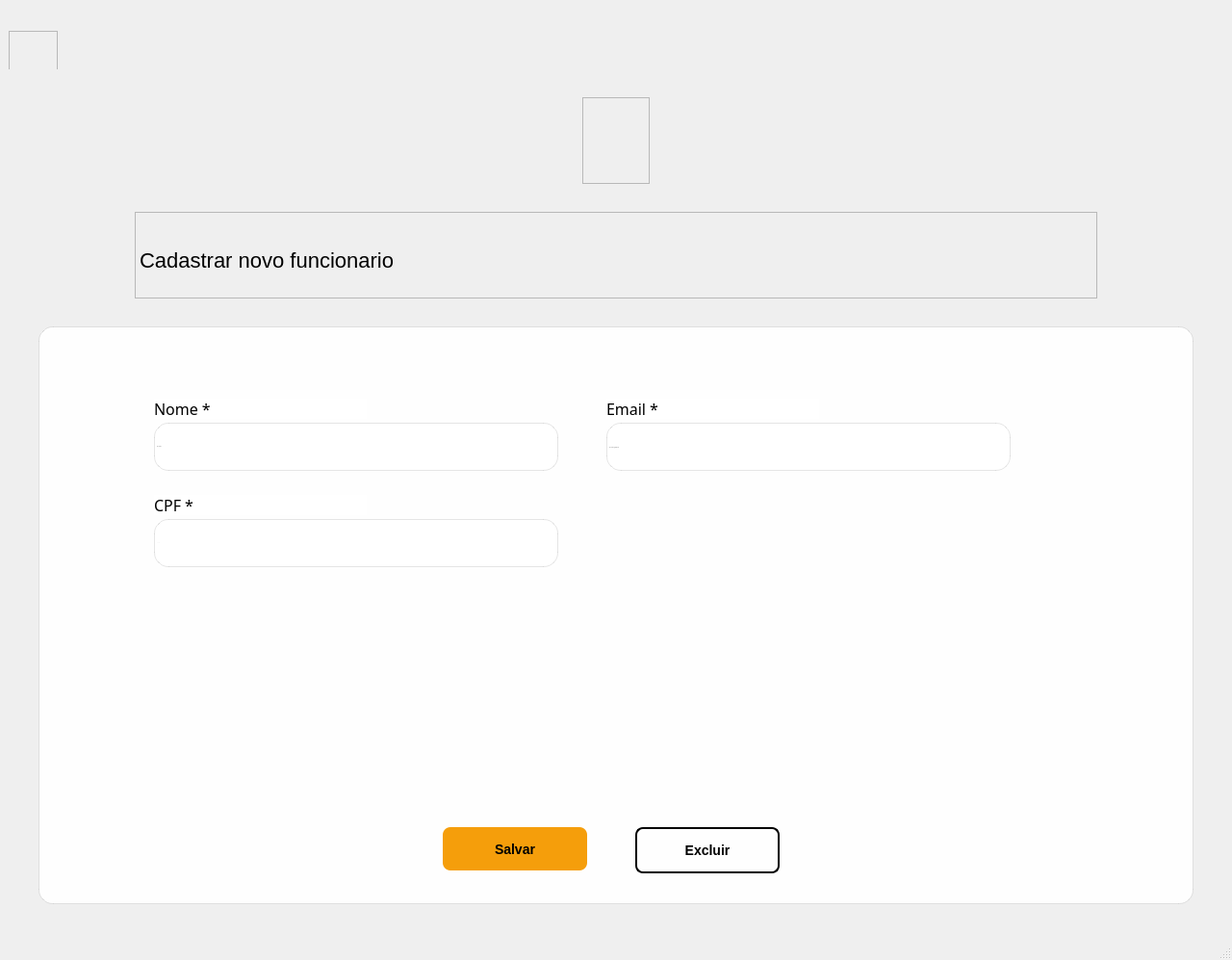
<?xml version="1.0" encoding="UTF-8"?>
<ui version="4.0">
 <class>MainWindow</class>
 <widget class="QMainWindow" name="MainWindow">
  <property name="geometry">
   <rect>
    <x>0</x>
    <y>0</y>
    <width>1280</width>
    <height>997</height>
   </rect>
  </property>
  <property name="windowTitle">
   <string>MainWindow</string>
  </property>
  <widget class="QWidget" name="centralwidget">
   <layout class="QVBoxLayout" name="verticalLayout">
    <item>
     <widget class="QWidget" name="widget" native="true">
      <property name="minimumSize">
       <size>
        <width>50</width>
        <height>40</height>
       </size>
      </property>
      <property name="maximumSize">
       <size>
        <width>16777215</width>
        <height>40</height>
       </size>
      </property>
      <widget class="QFrame" name="frame_3">
       <property name="geometry">
        <rect>
         <x>0</x>
         <y>0</y>
         <width>51</width>
         <height>41</height>
        </rect>
       </property>
       <property name="frameShape">
        <enum>QFrame::StyledPanel</enum>
       </property>
       <property name="frameShadow">
        <enum>QFrame::Raised</enum>
       </property>
       <widget class="QPushButton" name="pushButton_3">
        <property name="geometry">
         <rect>
          <x>0</x>
          <y>0</y>
          <width>51</width>
          <height>41</height>
         </rect>
        </property>
        <property name="cursor">
         <cursorShape>PointingHandCursor</cursorShape>
        </property>
        <property name="styleSheet">
         <string notr="true">QPushButton{
background: transparent;
border: none;
}</string>
        </property>
        <property name="text">
         <string/>
        </property>
        <property name="icon">
         <iconset>
          <normaloff>../imagem/icons/back.png</normaloff>../imagem/icons/back.png</iconset>
        </property>
        <property name="iconSize">
         <size>
          <width>32</width>
          <height>32</height>
         </size>
        </property>
        <property name="flat">
         <bool>false</bool>
        </property>
       </widget>
      </widget>
     </widget>
    </item>
    <item alignment="Qt::AlignHCenter">
     <widget class="QFrame" name="frame_4">
      <property name="minimumSize">
       <size>
        <width>70</width>
        <height>90</height>
       </size>
      </property>
      <property name="maximumSize">
       <size>
        <width>70</width>
        <height>90</height>
       </size>
      </property>
      <property name="frameShape">
       <enum>QFrame::StyledPanel</enum>
      </property>
      <property name="frameShadow">
       <enum>QFrame::Raised</enum>
      </property>
      <widget class="QLabel" name="label_3">
       <property name="geometry">
        <rect>
         <x>0</x>
         <y>0</y>
         <width>70</width>
         <height>90</height>
        </rect>
       </property>
       <property name="minimumSize">
        <size>
         <width>0</width>
         <height>0</height>
        </size>
       </property>
       <property name="maximumSize">
        <size>
         <width>1000</width>
         <height>1000</height>
        </size>
       </property>
       <property name="text">
        <string/>
       </property>
       <property name="pixmap">
        <pixmap>../imagem/MOTORMAX-LGO.png</pixmap>
       </property>
       <property name="scaledContents">
        <bool>true</bool>
       </property>
      </widget>
     </widget>
    </item>
    <item alignment="Qt::AlignHCenter">
     <widget class="QFrame" name="frame">
      <property name="minimumSize">
       <size>
        <width>1000</width>
        <height>90</height>
       </size>
      </property>
      <property name="maximumSize">
       <size>
        <width>400</width>
        <height>90</height>
       </size>
      </property>
      <property name="frameShape">
       <enum>QFrame::StyledPanel</enum>
      </property>
      <property name="frameShadow">
       <enum>QFrame::Raised</enum>
      </property>
      <widget class="QLabel" name="label">
       <property name="geometry">
        <rect>
         <x>0</x>
         <y>0</y>
         <width>890</width>
         <height>70</height>
        </rect>
       </property>
       <property name="minimumSize">
        <size>
         <width>890</width>
         <height>0</height>
        </size>
       </property>
       <property name="font">
        <font>
         <pointsize>1</pointsize>
         <weight>50</weight>
         <italic>false</italic>
         <bold>false</bold>
        </font>
       </property>
       <property name="styleSheet">
        <string notr="true">QLabel{
font-size: 22px;
margin-top: 30px;
font: plain;
}</string>
       </property>
       <property name="text">
        <string>Cadastrar novo funcionario</string>
       </property>
      </widget>
     </widget>
    </item>
    <item alignment="Qt::AlignHCenter">
     <widget class="QFrame" name="frame_2">
      <property name="minimumSize">
       <size>
        <width>1200</width>
        <height>600</height>
       </size>
      </property>
      <property name="maximumSize">
       <size>
        <width>1200</width>
        <height>600</height>
       </size>
      </property>
      <property name="styleSheet">
       <string notr="true">background-color: rgba(255, 255, 255, 240);
border-radius: 15px;
border: 1px solid rgba(0, 0, 0,0.1); </string>
      </property>
      <property name="frameShape">
       <enum>QFrame::Panel</enum>
      </property>
      <property name="frameShadow">
       <enum>QFrame::Raised</enum>
      </property>
      <widget class="QPushButton" name="pushButton">
       <property name="geometry">
        <rect>
         <x>420</x>
         <y>520</y>
         <width>150</width>
         <height>45</height>
        </rect>
       </property>
       <property name="font">
        <font>
         <pointsize>1</pointsize>
         <weight>75</weight>
         <bold>true</bold>
        </font>
       </property>
       <property name="cursor">
        <cursorShape>PointingHandCursor</cursorShape>
       </property>
       <property name="styleSheet">
        <string notr="true">QPushButton{
background-color: #f59e0b;
color: black;
border: none;
border-radius: 8px;
padding: 12px;
font-size: 14px;
font-weight: bold;
min-height: 20px;
}

QPushButton:hover{
background-color: #d97706;
}

QPushButton:pressed{
background-color: #b45309;
}

QPushButton:disabled{
background-color: #582503;
}</string>
       </property>
       <property name="text">
        <string>Salvar</string>
       </property>
      </widget>
      <widget class="QLabel" name="label_4">
       <property name="geometry">
        <rect>
         <x>120</x>
         <y>75</y>
         <width>221</width>
         <height>21</height>
        </rect>
       </property>
       <property name="font">
        <font>
         <family>Rockwell</family>
         <pointsize>12</pointsize>
         <kerning>true</kerning>
        </font>
       </property>
       <property name="styleSheet">
        <string notr="true">border: none;</string>
       </property>
       <property name="text">
        <string>Nome *</string>
       </property>
      </widget>
      <widget class="QPushButton" name="pushButton_2">
       <property name="geometry">
        <rect>
         <x>620</x>
         <y>520</y>
         <width>150</width>
         <height>48</height>
        </rect>
       </property>
       <property name="font">
        <font>
         <pointsize>1</pointsize>
         <weight>75</weight>
         <bold>true</bold>
        </font>
       </property>
       <property name="cursor">
        <cursorShape>PointingHandCursor</cursorShape>
       </property>
       <property name="styleSheet">
        <string notr="true">QPushButton{
background-color: transparent;
color: Black;
border: 2px solid;
border-radius: 8px;
padding: 12px;
font-size: 14px;
font-weight: bold;
min-height: 20px;
}

QPushButton:hover{
background-color: rgb(234, 227, 174);
}

QPushButton:Pressed{
background-color: rgb(210, 203, 150);
}</string>
       </property>
       <property name="text">
        <string>Excluir</string>
       </property>
      </widget>
      <widget class="QLineEdit" name="lineEdit_4">
       <property name="geometry">
        <rect>
         <x>590</x>
         <y>100</y>
         <width>420</width>
         <height>50</height>
        </rect>
       </property>
       <property name="font">
        <font>
         <pointsize>1</pointsize>
        </font>
       </property>
       <property name="styleSheet">
        <string notr="true">QLineEdit[echoMode=&quot;2&quot;], QLineEdit[echoMode=&quot;0&quot;] {
                border: 2px solid #e5e7eb;
                border-radius: 8px;
                padding: 12px;
                font-size: 14px;
                color: #374151;
            }
QLineEdit:focus{
border: 2px solid #7f8082;
}

QLineEdit:hover{
background-color: rgb(234, 236, 240);
}</string>
       </property>
       <property name="echoMode">
        <enum>QLineEdit::Normal</enum>
       </property>
       <property name="alignment">
        <set>Qt::AlignLeading|Qt::AlignLeft|Qt::AlignVCenter</set>
       </property>
       <property name="placeholderText">
        <string>Ex: Cleiton@gmail.com</string>
       </property>
       <property name="clearButtonEnabled">
        <bool>false</bool>
       </property>
      </widget>
      <widget class="QLabel" name="label_5">
       <property name="geometry">
        <rect>
         <x>120</x>
         <y>175</y>
         <width>221</width>
         <height>21</height>
        </rect>
       </property>
       <property name="font">
        <font>
         <family>Rockwell</family>
         <pointsize>12</pointsize>
         <kerning>true</kerning>
        </font>
       </property>
       <property name="styleSheet">
        <string notr="true">border: none;</string>
       </property>
       <property name="text">
        <string>CPF *</string>
       </property>
      </widget>
      <widget class="QLabel" name="label_7">
       <property name="geometry">
        <rect>
         <x>590</x>
         <y>75</y>
         <width>221</width>
         <height>21</height>
        </rect>
       </property>
       <property name="font">
        <font>
         <family>Rockwell</family>
         <pointsize>12</pointsize>
         <kerning>true</kerning>
        </font>
       </property>
       <property name="styleSheet">
        <string notr="true">border: none;</string>
       </property>
       <property name="text">
        <string>Email *</string>
       </property>
      </widget>
      <widget class="QLineEdit" name="lineEdit_5">
       <property name="geometry">
        <rect>
         <x>120</x>
         <y>100</y>
         <width>420</width>
         <height>50</height>
        </rect>
       </property>
       <property name="font">
        <font>
         <pointsize>1</pointsize>
        </font>
       </property>
       <property name="styleSheet">
        <string notr="true">QLineEdit[echoMode=&quot;2&quot;], QLineEdit[echoMode=&quot;0&quot;] {
                border: 2px solid #e5e7eb;
                border-radius: 8px;
                padding: 12px;
                font-size: 14px;
                color: #374151;
            }
QLineEdit:focus{
border: 2px solid #7f8082;
}

QLineEdit:hover{
background-color: rgb(234, 236, 240);
}</string>
       </property>
       <property name="echoMode">
        <enum>QLineEdit::Normal</enum>
       </property>
       <property name="alignment">
        <set>Qt::AlignLeading|Qt::AlignLeft|Qt::AlignVCenter</set>
       </property>
       <property name="placeholderText">
        <string>Ex: Cleiton</string>
       </property>
      </widget>
      <widget class="QLineEdit" name="lineEdit_6">
       <property name="geometry">
        <rect>
         <x>120</x>
         <y>200</y>
         <width>420</width>
         <height>50</height>
        </rect>
       </property>
       <property name="font">
        <font>
         <pointsize>1</pointsize>
        </font>
       </property>
       <property name="styleSheet">
        <string notr="true">QLineEdit[echoMode=&quot;2&quot;], QLineEdit[echoMode=&quot;0&quot;] {
                border: 2px solid #e5e7eb;
                border-radius: 8px;
                padding: 12px;
                font-size: 14px;
                color: #374151;
            }
QLineEdit:focus{
border: 2px solid #7f8082;
}

QLineEdit:hover{
background-color: rgb(234, 236, 240);
}</string>
       </property>
       <property name="inputMask">
        <string>999.999.999-99</string>
       </property>
       <property name="echoMode">
        <enum>QLineEdit::Normal</enum>
       </property>
       <property name="alignment">
        <set>Qt::AlignLeading|Qt::AlignLeft|Qt::AlignVCenter</set>
       </property>
       <property name="placeholderText">
        <string>000.000.000-00</string>
       </property>
      </widget>
     </widget>
    </item>
   </layout>
  </widget>
  <widget class="QMenuBar" name="menubar">
   <property name="geometry">
    <rect>
     <x>0</x>
     <y>0</y>
     <width>1280</width>
     <height>21</height>
    </rect>
   </property>
  </widget>
  <widget class="QStatusBar" name="statusbar"/>
 </widget>
 <resources/>
 <connections/>
</ui>
